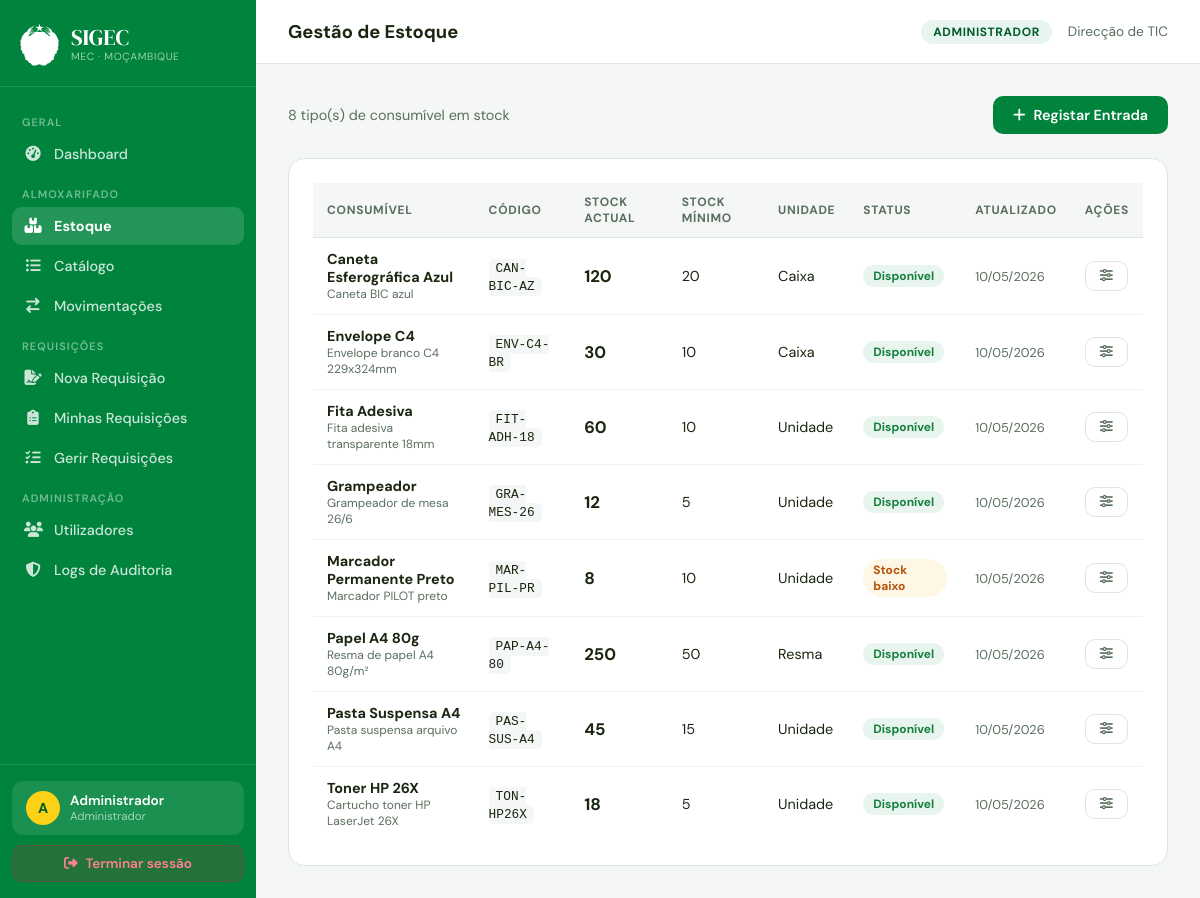
/estoque.php (signed in), run on the app's committed database.
### tables this page shows
CREATE TABLE estoque (
  id             INT AUTO_INCREMENT PRIMARY KEY,
  consumivel_id  INT NOT NULL UNIQUE,
  quantidade     INT DEFAULT 0,
  quantidade_minima INT DEFAULT 10,
  atualizado_em  TIMESTAMP DEFAULT CURRENT_TIMESTAMP ON UPDATE CURRENT_TIMESTAMP,
  FOREIGN KEY (consumivel_id) REFERENCES consumiveis(id)
);

CREATE TABLE consumiveis (
  id          INT AUTO_INCREMENT PRIMARY KEY,
  nome        VARCHAR(100) NOT NULL,
  descricao   TEXT,
  unidade     VARCHAR(20) NOT NULL,    
  codigo      VARCHAR(30) UNIQUE,
  criado_em   TIMESTAMP DEFAULT CURRENT_TIMESTAMP
);

### estoque.php (the view, shortened to what this page needs)
<?php
$db  = db();
$estoque = $db->query(
    "SELECT e.*, c.nome, c.unidade, c.codigo, c.descricao
     FROM estoque e
     JOIN consumiveis c ON c.id = e.consumivel_id
     ORDER BY c.nome ASC"
)->fetchAll();
include 'partials/header.php';
?>
<div style="display:flex;justify-content:space-between;align-items:center;margin-bottom:24px;">
  <p style="color:var(--sub);font-size:0.9rem"><?= count($estoque) ?> tipo(s) de consumível em stock</p>
  <button class="btn btn-primary" onclick="document.getElementById('modalEntrada').classList.add('open')">
    <i class="fas fa-plus"></i> Registar Entrada
  </button>
</div>
<div class="card">
  <div class="table-wrap">
    <table>
      <thead><tr>
        <th>Consumível</th><th>Código</th><th>Stock Actual</th>
        <th>Stock Mínimo</th><th>Unidade</th><th>Status</th><th>Atualizado</th><th>Ações</th>
      </tr></thead>
      <tbody>
      <?php foreach ($estoque as $e):
        $status = $e['quantidade'] == 0 ? 'critico' : ($e['quantidade'] <= $e['quantidade_minima'] ? 'baixo' : 'ok');
        $statusLabel = ['critico'=>'Sem stock','baixo'=>'Stock baixo','ok'=>'Disponível'][$status];
      ?>
        <tr>
          <td>
            <strong><?= htmlspecialchars($e['nome']) ?></strong>
            <?php if ($e['descricao']): ?>
              <div style="font-size:0.75rem;color:var(--sub)"><?= htmlspecialchars(mb_substr($e['descricao'],0,50)) ?></div>
            <?php endif; ?>
          </td>
          <td><code style="font-size:0.8rem;background:var(--bg);padding:2px 7px;border-radius:5px"><?= htmlspecialchars($e['codigo']) ?></code></td>
          <td><strong style="font-size:1.05rem"><?= $e['quantidade'] ?></strong></td>
          <td><?= $e['quantidade_minima'] ?></td>
          <td><?= htmlspecialchars($e['unidade']) ?></td>
          <td><span class="badge badge-<?= $status ?>"><?= $statusLabel ?></span></td>
          <td style="font-size:0.8rem;color:var(--sub)"><?= date('d/m/Y', strtotime($e['atualizado_em'])) ?></td>
          <td>
            <button class="btn btn-ghost btn-sm"
              onclick="openMinModal(<?= $e['consumivel_id'] ?>, <?= $e['quantidade_minima'] ?>, '<?= htmlspecialchars(addslashes($e['nome'])) ?>')">
              <i class="fas fa-sliders"></i>
            </button>
          </td>
        </tr>
      <?php endforeach; ?>
      </tbody>
    </table>
  </div>
</div>
<?php include 'partials/footer.php'; ?>

### partials/header.php (style rules this page uses)
:root { --verde: #00843D; --verde-d: #005c2b; --vermelho: #E3122E; --dourado: #FCD116; --bg: #F4F7F5; --card: #FFFFFF; --texto: #1A2610; --sub: #5a6e5e; --borda: #DDE5DF; --sidebar-w: 256px; }
*, *::before, *::after { margin:0; padding:0; box-sizing:border-box; }
body { font-family:'DM Sans',sans-serif; background:var(--bg); color:var(--texto); min-height:100vh; display:flex; }
.card { background: white; border-radius: 16px; border: 1px solid var(--borda); padding: 24px; }
.btn { display: inline-flex; align-items: center; gap: 8px; padding: 10px 20px; border-radius: 10px; font-size: 0.9rem; font-weight: 600; font-family: 'DM Sans', sans-serif; cursor: pointer; border: none; transition: all 0.2s; text-decoration: none; }
.btn-primary { background: var(--verde); color: white; }
.btn-ghost { background: transparent; border: 1.5px solid var(--borda); color: var(--sub); }
.btn-sm { padding: 7px 14px; font-size: 0.82rem; }
.table-wrap { overflow-x: auto; }
table { width: 100%; border-collapse: collapse; font-size: 0.9rem; }
th { text-align: left; padding: 11px 14px; background: var(--bg); color: var(--sub); font-size: 0.75rem; font-weight: 700; text-transform: uppercase; letter-spacing: 0.06em; border-bottom: 1px solid var(--borda); }
td { padding: 12px 14px; border-bottom: 1px solid #f0f4f1; }
tr:last-child td { border-bottom: none; }
.badge { display: inline-block; padding: 3px 10px; border-radius: 99px; font-size: 0.75rem; font-weight: 700; }
.badge-ok { background: #e8f5ee; color: #15803d; }
.badge-baixo { background: #fff7e6; color: #b45309; }

### data on the page
estoque: consumivel.nome "Caneta Esferográfica Azul", consumivel.descricao "Caneta BIC azul", consumivel.codigo "CAN-BIC-AZ", quantidade "120", quantidade_minima "20", consumivel.unidade "Caixa", statusLabel "Disponível", atualizado_em "10/05/2026"
estoque: consumivel.nome "Envelope C4", consumivel.descricao "Envelope branco C4 229x324mm", consumivel.codigo "ENV-C4-BR", quantidade "30", quantidade_minima "10", consumivel.unidade "Caixa", statusLabel "Disponível", atualizado_em "10/05/2026"
estoque: consumivel.nome "Fita Adesiva", consumivel.descricao "Fita adesiva transparente 18mm", consumivel.codigo "FIT-ADH-18", quantidade "60", quantidade_minima "10", consumivel.unidade "Unidade", statusLabel "Disponível", atualizado_em "10/05/2026"
estoque: consumivel.nome "Grampeador", consumivel.descricao "Grampeador de mesa 26/6", consumivel.codigo "GRA-MES-26", quantidade "12", quantidade_minima "5", consumivel.unidade "Unidade", statusLabel "Disponível", atualizado_em "10/05/2026"
estoque: consumivel.nome "Marcador Permanente Preto", consumivel.descricao "Marcador PILOT preto", consumivel.codigo "MAR-PIL-PR", quantidade "8", quantidade_minima "10", consumivel.unidade "Unidade", statusLabel "Stock baixo", atualizado_em "10/05/2026"
estoque: consumivel.nome "Papel A4 80g", consumivel.descricao "Resma de papel A4 80g/m²", consumivel.codigo "PAP-A4-80", quantidade "250", quantidade_minima "50", consumivel.unidade "Resma", statusLabel "Disponível", atualizado_em "10/05/2026"
estoque: consumivel.nome "Pasta Suspensa A4", consumivel.descricao "Pasta suspensa arquivo A4", consumivel.codigo "PAS-SUS-A4", quantidade "45", quantidade_minima "15", consumivel.unidade "Unidade", statusLabel "Disponível", atualizado_em "10/05/2026"
estoque: consumivel.nome "Toner HP 26X", consumivel.descricao "Cartucho toner HP LaserJet 26X", consumivel.codigo "TON-HP26X", quantidade "18", quantidade_minima "5", consumivel.unidade "Unidade", statusLabel "Disponível", atualizado_em "10/05/2026"

### other printed values
mb_substr($user['nome'], 0, 1) "A"
explode(' ', $user['nome'])[0] "Administrador"
roleLabel($role) "Administrador"
$pageTitle "Gestão de Estoque"
roleLabel($role) "ADMINISTRADOR"
$user['unidade'] "Direcção de TIC"
count($estoque) "8"
